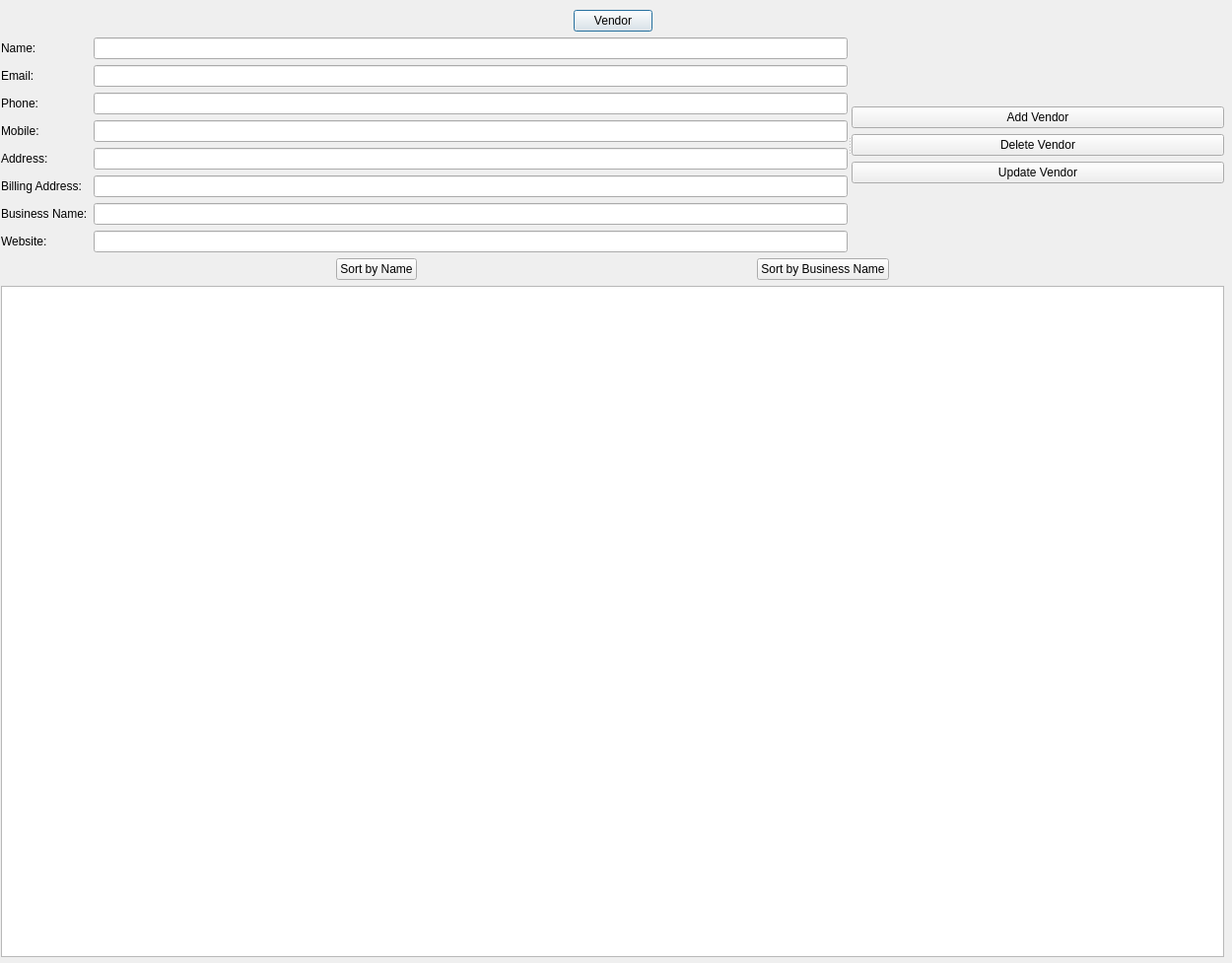
<?xml version="1.0" encoding="UTF-8"?>
<ui version="4.0">
 <class>vendorDatabase</class>
 <widget class="QDialog" name="vendorDatabase">
  <property name="geometry">
   <rect>
    <x>0</x>
    <y>0</y>
    <width>1250</width>
    <height>977</height>
   </rect>
  </property>
  <property name="windowTitle">
   <string>Dialog</string>
  </property>
  <widget class="QWidget" name="">
   <property name="geometry">
    <rect>
     <x>1</x>
     <y>10</y>
     <width>1241</width>
     <height>961</height>
    </rect>
   </property>
   <layout class="QGridLayout" name="gridLayout_2">
    <item row="0" column="0">
     <layout class="QHBoxLayout" name="horizontalLayout_2">
      <item>
       <spacer name="horizontalSpacer">
        <property name="orientation">
         <enum>Qt::Horizontal</enum>
        </property>
        <property name="sizeHint" stdset="0">
         <size>
          <width>258</width>
          <height>20</height>
         </size>
        </property>
       </spacer>
      </item>
      <item>
       <layout class="QGridLayout" name="gridLayout">
        <item row="0" column="0">
         <widget class="QPushButton" name="client">
          <property name="text">
           <string>Vendor</string>
          </property>
         </widget>
        </item>
       </layout>
      </item>
      <item>
       <spacer name="horizontalSpacer_2">
        <property name="orientation">
         <enum>Qt::Horizontal</enum>
        </property>
        <property name="sizeHint" stdset="0">
         <size>
          <width>278</width>
          <height>20</height>
         </size>
        </property>
       </spacer>
      </item>
     </layout>
    </item>
    <item row="1" column="0">
     <widget class="QSplitter" name="splitter_2">
      <property name="orientation">
       <enum>Qt::Horizontal</enum>
      </property>
      <widget class="QWidget" name="layoutWidget">
       <layout class="QHBoxLayout" name="horizontalLayout">
        <item>
         <layout class="QVBoxLayout" name="verticalLayout">
          <item>
           <widget class="QLabel" name="label">
            <property name="text">
             <string>Name:</string>
            </property>
           </widget>
          </item>
          <item>
           <widget class="QLabel" name="label_2">
            <property name="text">
             <string>Email:</string>
            </property>
           </widget>
          </item>
          <item>
           <widget class="QLabel" name="label_3">
            <property name="text">
             <string>Phone:</string>
            </property>
           </widget>
          </item>
          <item>
           <widget class="QLabel" name="label_4">
            <property name="text">
             <string>Mobile:</string>
            </property>
           </widget>
          </item>
          <item>
           <widget class="QLabel" name="label_5">
            <property name="text">
             <string>Address:</string>
            </property>
           </widget>
          </item>
          <item>
           <widget class="QLabel" name="label_6">
            <property name="text">
             <string>Billing Address:</string>
            </property>
           </widget>
          </item>
          <item>
           <widget class="QLabel" name="label_8">
            <property name="text">
             <string>Business Name:</string>
            </property>
           </widget>
          </item>
          <item>
           <widget class="QLabel" name="label_7">
            <property name="text">
             <string>Website:</string>
            </property>
           </widget>
          </item>
         </layout>
        </item>
        <item>
         <layout class="QVBoxLayout" name="verticalLayout_2">
          <item>
           <widget class="QLineEdit" name="name"/>
          </item>
          <item>
           <widget class="QLineEdit" name="email"/>
          </item>
          <item>
           <widget class="QLineEdit" name="phone"/>
          </item>
          <item>
           <widget class="QLineEdit" name="mobile"/>
          </item>
          <item>
           <widget class="QLineEdit" name="address"/>
          </item>
          <item>
           <widget class="QLineEdit" name="billing"/>
          </item>
          <item>
           <widget class="QLineEdit" name="busName"/>
          </item>
          <item>
           <widget class="QLineEdit" name="website"/>
          </item>
         </layout>
        </item>
       </layout>
      </widget>
      <widget class="QSplitter" name="splitter">
       <property name="orientation">
        <enum>Qt::Vertical</enum>
       </property>
       <widget class="QWidget" name="layoutWidget_2">
        <layout class="QVBoxLayout" name="verticalLayout_3">
         <item>
          <spacer name="verticalSpacer">
           <property name="orientation">
            <enum>Qt::Vertical</enum>
           </property>
           <property name="sizeHint" stdset="0">
            <size>
             <width>20</width>
             <height>40</height>
            </size>
           </property>
          </spacer>
         </item>
         <item>
          <widget class="QPushButton" name="addClient">
           <property name="text">
            <string>Add Vendor</string>
           </property>
          </widget>
         </item>
         <item>
          <widget class="QPushButton" name="delete_2">
           <property name="text">
            <string>Delete Vendor</string>
           </property>
          </widget>
         </item>
         <item>
          <widget class="QPushButton" name="update">
           <property name="text">
            <string>Update Vendor</string>
           </property>
          </widget>
         </item>
         <item>
          <spacer name="verticalSpacer_2">
           <property name="orientation">
            <enum>Qt::Vertical</enum>
           </property>
           <property name="sizeHint" stdset="0">
            <size>
             <width>20</width>
             <height>17</height>
            </size>
           </property>
          </spacer>
         </item>
        </layout>
       </widget>
      </widget>
     </widget>
    </item>
    <item row="2" column="0">
     <layout class="QHBoxLayout" name="horizontalLayout_3">
      <item>
       <spacer name="horizontalSpacer_3">
        <property name="orientation">
         <enum>Qt::Horizontal</enum>
        </property>
        <property name="sizeHint" stdset="0">
         <size>
          <width>40</width>
          <height>20</height>
         </size>
        </property>
       </spacer>
      </item>
      <item>
       <widget class="QPushButton" name="sortName">
        <property name="text">
         <string>Sort by Name</string>
        </property>
       </widget>
      </item>
      <item>
       <spacer name="horizontalSpacer_4">
        <property name="orientation">
         <enum>Qt::Horizontal</enum>
        </property>
        <property name="sizeHint" stdset="0">
         <size>
          <width>40</width>
          <height>20</height>
         </size>
        </property>
       </spacer>
      </item>
      <item>
       <widget class="QPushButton" name="sortBus">
        <property name="text">
         <string>Sort by Business Name</string>
        </property>
       </widget>
      </item>
      <item>
       <spacer name="horizontalSpacer_5">
        <property name="orientation">
         <enum>Qt::Horizontal</enum>
        </property>
        <property name="sizeHint" stdset="0">
         <size>
          <width>40</width>
          <height>20</height>
         </size>
        </property>
       </spacer>
      </item>
     </layout>
    </item>
    <item row="3" column="0">
     <widget class="QTableView" name="display">
      <property name="sizePolicy">
       <sizepolicy hsizetype="Expanding" vsizetype="Expanding">
        <horstretch>0</horstretch>
        <verstretch>0</verstretch>
       </sizepolicy>
      </property>
      <property name="sizeIncrement">
       <size>
        <width>0</width>
        <height>0</height>
       </size>
      </property>
      <property name="sizeAdjustPolicy">
       <enum>QAbstractScrollArea::AdjustIgnored</enum>
      </property>
      <property name="showDropIndicator" stdset="0">
       <bool>false</bool>
      </property>
      <property name="dragDropOverwriteMode">
       <bool>false</bool>
      </property>
      <property name="alternatingRowColors">
       <bool>true</bool>
      </property>
      <property name="sortingEnabled">
       <bool>true</bool>
      </property>
      <attribute name="horizontalHeaderVisible">
       <bool>true</bool>
      </attribute>
      <attribute name="horizontalHeaderCascadingSectionResizes">
       <bool>true</bool>
      </attribute>
      <attribute name="horizontalHeaderDefaultSectionSize">
       <number>150</number>
      </attribute>
      <attribute name="horizontalHeaderHighlightSections">
       <bool>false</bool>
      </attribute>
      <attribute name="horizontalHeaderShowSortIndicator" stdset="0">
       <bool>false</bool>
      </attribute>
      <attribute name="horizontalHeaderStretchLastSection">
       <bool>true</bool>
      </attribute>
      <attribute name="verticalHeaderVisible">
       <bool>false</bool>
      </attribute>
      <attribute name="verticalHeaderCascadingSectionResizes">
       <bool>false</bool>
      </attribute>
      <attribute name="verticalHeaderHighlightSections">
       <bool>false</bool>
      </attribute>
      <attribute name="verticalHeaderShowSortIndicator" stdset="0">
       <bool>false</bool>
      </attribute>
      <attribute name="verticalHeaderStretchLastSection">
       <bool>false</bool>
      </attribute>
     </widget>
    </item>
   </layout>
  </widget>
 </widget>
 <resources/>
 <connections/>
</ui>
